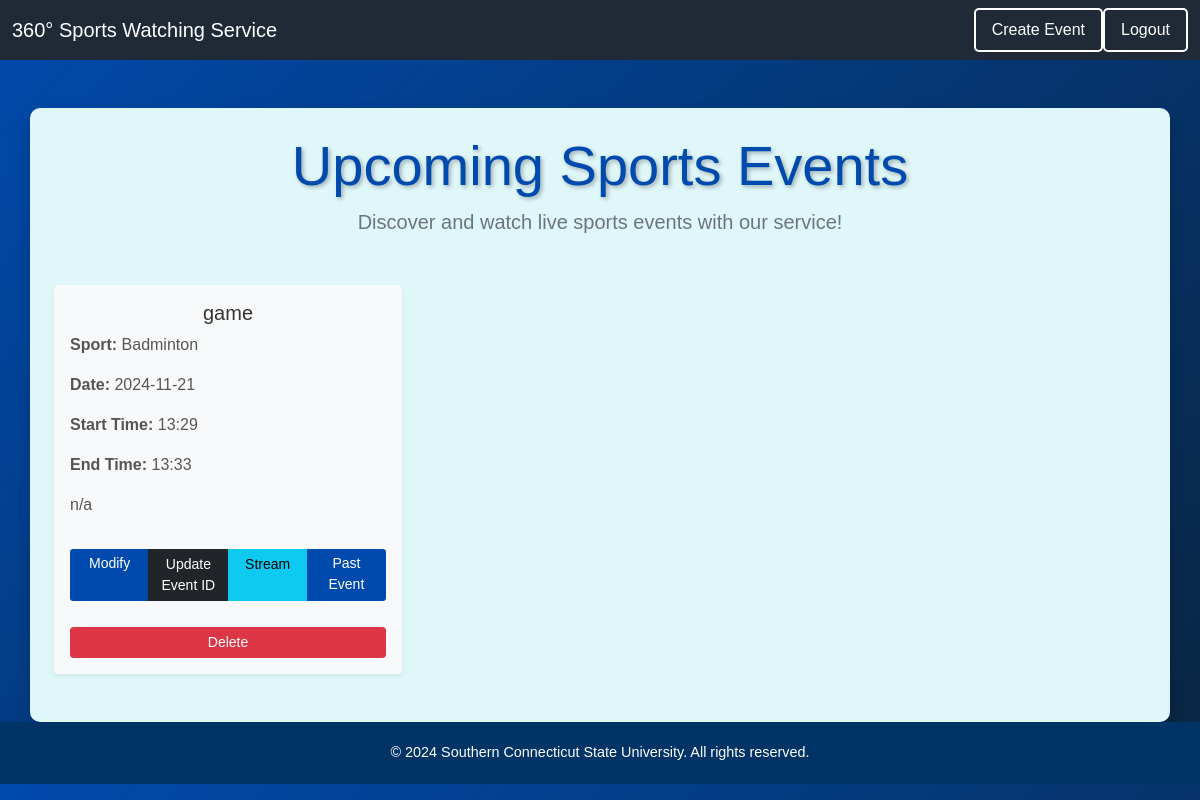
/events_eo/1, run on an earlier commit of the app's database.
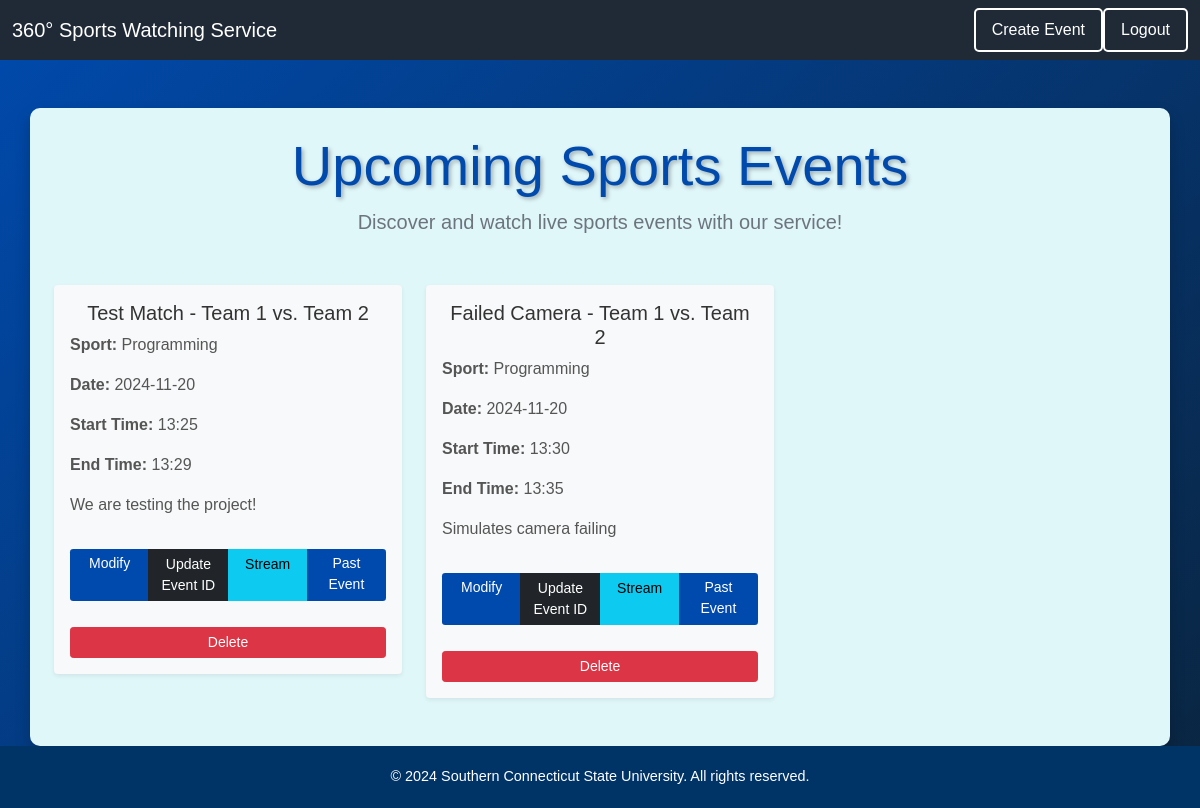
And on a later commit of the database.
### app/models.py (models this page shows)
class Event(db.Model):
    __tablename__ = 'Event'
    id = db.Column(db.Integer, primary_key=True)
    s_id = db.Column(db.Integer, ForeignKey('Site.id', ondelete='CASCADE'), nullable=False)
    event_name = db.Column(db.String(100), nullable=False)
    sport = db.Column(db.String(50), nullable=False)
    date = db.Column(db.Date, nullable=False)
    s_time = db.Column(db.Time, nullable=False) #start time
    e_time = db.Column(db.Time, nullable=False) #end time
    notes = db.Column(db.Text)
    port = db.Column(db.Integer)
    ip = db.Column(db.String(50))
    e_id = db.Column(db.String(50)) #event ID

### app/routes.py (the view, shortened to what this page needs)
@app.route('/events_eo/<int:id>', methods=['GET', 'POST'])
def events_eo(id):
    id = int(id)
    events = Event.query.filter_by(s_id=id).all()
    return render_template('events_eo.html', events=events, id=id)  # Pass events to the template

### app/templates/events_eo.html (shortened to what this page needs)
<!DOCTYPE html>
<html lang="en">
<head>
    <link href="https://cdn.jsdelivr.net/npm/bootstrap@5.0.2/dist/css/bootstrap.min.css" rel="stylesheet">
    <link rel="stylesheet" href="{{ url_for('static', filename='css/general.css') }}">
</head>
<body>
    <nav class="navbar navbar-expand-lg navbar-light" style="background-color: #1f2a36;">
        <div class="container-fluid">
          <a class="navbar-brand" href="{{ url_for('index') }}" style="color: #ffffff;">360° Sports Watching Service</a>
            <div class="collapse navbar-collapse" id="navbarNav">
                <ul class="navbar-nav ms-auto">
                    <li class="nav-item">
                        <a class="nav-link" href="{{ url_for('event_organizer', id=id) }}">Create Event</a>
                    </li>
                    <li class="nav-item">
                        <a class="nav-link" href="{{ url_for('logout') }}">Logout</a>
                    </li>
                </ul>
            </div>
        </div>
    </nav>
    <main class="container mt-5 p-4" style="background-color: #e0f7fa; border-radius: 10px;">
      <section class="text-center mb-5">
          <h1 class="display-4" style="color: #004aad; text-shadow: 2px 2px 4px rgba(0, 0, 0, 0.3);">Upcoming Sports Events</h1>
          <p class="lead text-muted">Discover and watch live sports events with our service!</p>
      </section>
      <div class="row mt-5">
          {% for event in events %}
          <div class="col-md-6 col-lg-4 mb-4">
              <div class="card shadow-sm rounded">
                  <div class="card-body">
                      <h5 class="card-title text-center">{{ event.event_name }}</h5>
                      <p class="card-text"><strong>Sport:</strong> {{ event.sport }}</p>
                      <p class="card-text"><strong>Date:</strong> {{ event.date.strftime('%Y-%m-%d') }}</p>
                      <p class="card-text"><strong> Start Time:</strong> {{ event.s_time.strftime('%H:%M') }}</p>
                      <p class="card-text"><strong> End Time:</strong> {{ event.e_time.strftime('%H:%M') }}</p>
                      <p class="card-text">{{ event.notes }}</p>
                      <div class="btn-group mt-3">
                          <a href="/modify/{{event.id }}" class="btn btn-primary btn-sm">Modify</a>
                          <a href="/set/event/{{event.id }}" class="btn btn-dark btn-sm">Update Event ID</a>
                          <a href="event-page-{{ event.id }}" class="btn btn-info btn-sm">Stream</a>
                          <a href="/past/games/{{ event.id }}" class="btn btn-primary btn-sm">Past Event</a>
                      </div>
                      <form method="POST" action="{{ url_for('events_eo', id=id) }}" class="mt-3">
                          <button type="submit" name="action" value="delete_event" class="btn btn-danger btn-sm w-100">Delete</button>
                      </form>
                  </div>
              </div>
          </div>
          {% else %}
          <p class="text-center">No events available at this time. Please check back later.</p>
          {% endfor %}
      </div>
  </main>
    <footer class="text-center">
        <p>&copy; 2024 Southern Connecticut State University. All rights reserved.</p>
    </footer>
</body>
</html>

What changed in the data, as far as the page shows it:
changed Event: event_name "game" → "Test Match - Team 1 vs. Team 2"; sport "Badminton" → "Programming"; date "2024-11-21" → "2024-11-20"; s_time "13:29" → "13:25"; e_time "13:33" → "13:29"; notes "n/a" → "We are testing the project!"
added Event: event_name "Failed Camera - Team 1 vs. Team 2", sport "Programming", date "2024-11-20", s_time "13:30", e_time "13:35", notes "Simulates camera failing"
